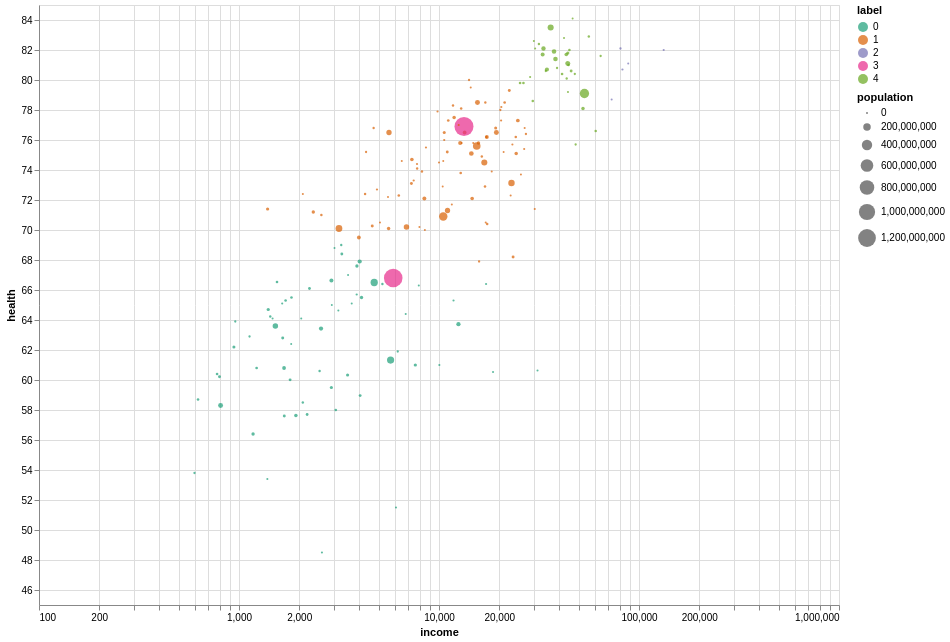

This figure's notebook cell:
### Code cell
(
    alt.Chart(gapminder)
    .mark_circle()
    .encode(
        alt.X("income:Q", scale=alt.Scale(type="log")),
        alt.Y("health:Q", scale=alt.Scale(zero=False)),
        size="population:Q",
        color=alt.Color("label:N", scale=alt.Scale(scheme="dark2")),
        tooltip=list(gapminder.columns),
    )
    .properties(width=800, height=600)
    .interactive()
)

### Figure 1 — Vega-Lite specification as saved in the notebook (floating-point values rounded to 4 significant figures; data arrays with more than 128 entries replaced by an {"elided": "..."} marker saying what was removed)
{"config": {"view": {"continuousWidth": 300, "continuousHeight": 300}}, "data": {"name": "data-d64caff3f093eacdd7be6543b896a96e"}, "mark": {"type": "circle"}, "encoding": {"color": {"field": "label", "scale": {"scheme": "dark2"}, "type": "nominal"}, "size": {"field": "population", "type": "quantitative"}, "tooltip": [{"field": "country", "type": "nominal"}, {"field": "income", "type": "quantitative"}, {"field": "health", "type": "quantitative"}, {"field": "population", "type": "quantitative"}, {"field": "label", "type": "quantitative"}], "x": {"field": "income", "scale": {"type": "log"}, "type": "quantitative"}, "y": {"field": "health", "scale": {"zero": false}, "type": "quantitative"}}, "height": 600, "params": [{"name": "param_4", "select": {"type": "interval", "encodings": ["x", "y"]}, "bind": "scales"}], "width": 800, "$schema": "https://vega.github.io/schema/vega-lite/v5.20.1.json", "datasets": {"data-d64caff3f093eacdd7be6543b896a96e": {"elided": "187 records"}}}
